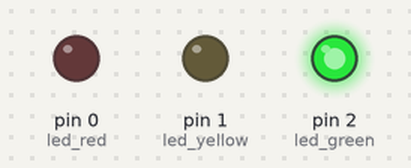
A sketch run on a simulated Arduino Uno, built with avr-gcc and run on an emulated ATmega328P. Parts: output pins drawn as LEDs (lit = HIGH).

Above: at 1.0 s.
At 2.5 s:
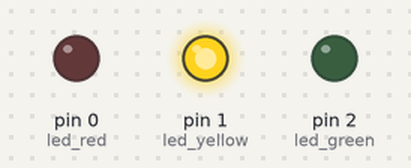
At 4.5 s:
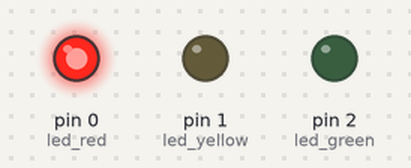
Timing chart, 0 to 7.8 s (numbered marks = the images above):
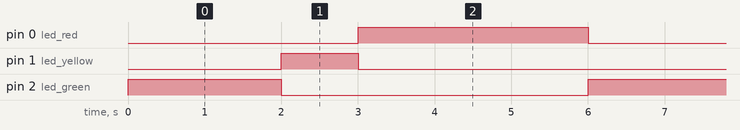

The sketch:

Semaphore.ino
```cpp
int led_red = 0; // the red LED is connected to Pin 0 of the Arduino
int led_yellow = 1; // the yellow LED is connected to Pin 1 of the Arduino
int led_green = 2; // the green LED is connected to Pin 2 of the Arduino

void switchOnLed(int ledPin){
  digitalWrite(ledPin, HIGH);
}

void switchOffLed(int ledPin){
  digitalWrite(ledPin, LOW);
}

void setup() {
  // set up all the LEDs as OUTPUT
  pinMode(led_red, OUTPUT);
  pinMode(led_yellow, OUTPUT);
  pinMode(led_green, OUTPUT);
}

void loop() {
  // turn the green LED on and the other LEDs off
  switchOffLed(led_red);
  switchOffLed(led_yellow);
  switchOnLed(led_green);
  delay(2000);    // wait 2 seconds

  // turn the yellow LED on and the other LEDs off
  switchOffLed(led_red);
  switchOffLed(led_green);
  switchOnLed(led_yellow);
    delay(1000);   // wait 1 second

  // turn the red LED on and the other LEDs off
  switchOffLed(led_yellow);
  switchOffLed(led_green);
  switchOnLed(led_red);
  delay(3000);  // wait 3 seconds
}
```

Measured:
- by itself, pin 0 (led_red): alternates HIGH for 3.0 s and LOW for 3.0 s
- by itself, pin 1 (led_yellow): alternates HIGH for 1.0 s and LOW for 5.0 s
- by itself, pin 2 (led_green): alternates HIGH for 2.0 s and LOW for 4.0 s
